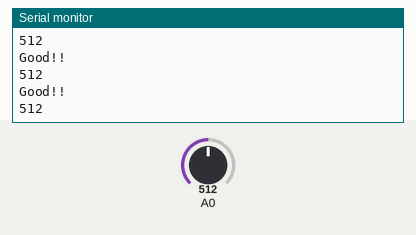
Simulated run of this sketch. Board: Arduino Uno, built with avr-gcc and run on an emulated ATmega328P. Parts: the last lines printed to the serial monitor. Inputs (shaded band) come from the test bench; at power-on: A0 = 512.

Above: at 1.3 s.
1.4 s: A0 set to 440
At 1.81 s:
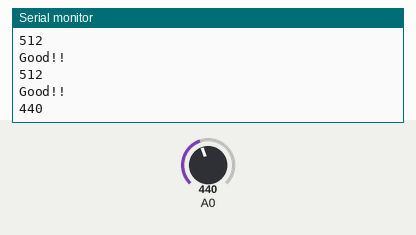
4.0 s: A0 set to 1010
At 4.31 s:
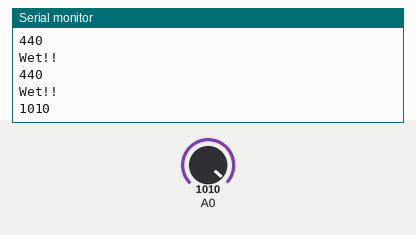
Timing chart, 0 to 7.0 s (numbered marks = the images above; inputs shaded):
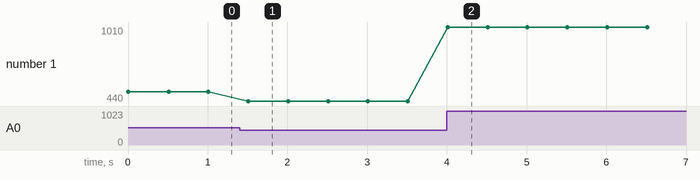

The sketch:

Soil_moisture.ino
```cpp
int soil_moisture;

void setup() {
  Serial.begin(9600);
}

void loop() {
  soil_moisture = analogRead(A0);
  Serial.println(soil_moisture);
  delay(500);

  if(soil_moisture <= 450){
    Serial.println("Wet!!");
    }
  if(soil_moisture > 500 && soil_moisture <= 1000){
      Serial.println("Good!!");
      }
    else if(soil_moisture > 1000){
      Serial.println("Dry!!");
      }
}
```

Measured:
- after the input at 1.4 s, the serial monitor: prints a new line after 0.11 s (image 1)
- after the input at 4.0 s, the serial monitor: prints a new line at once (image 2)
- plotted number 1: 512 → 440 after the input at 1.4 s, 440 → 1010 after the input at 4.0 s
